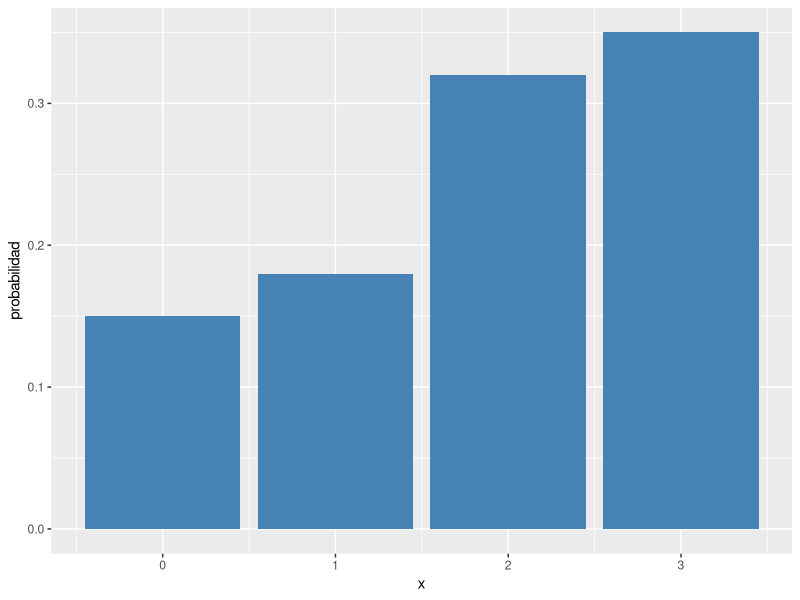
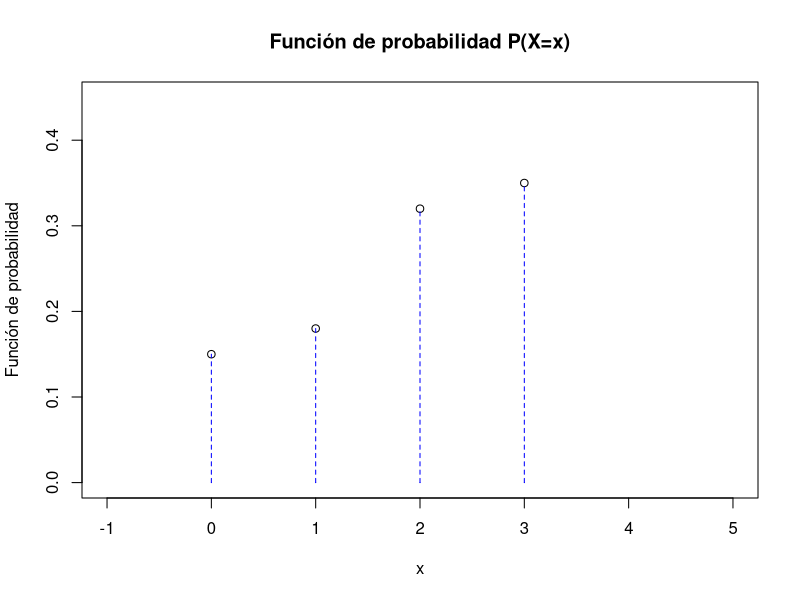
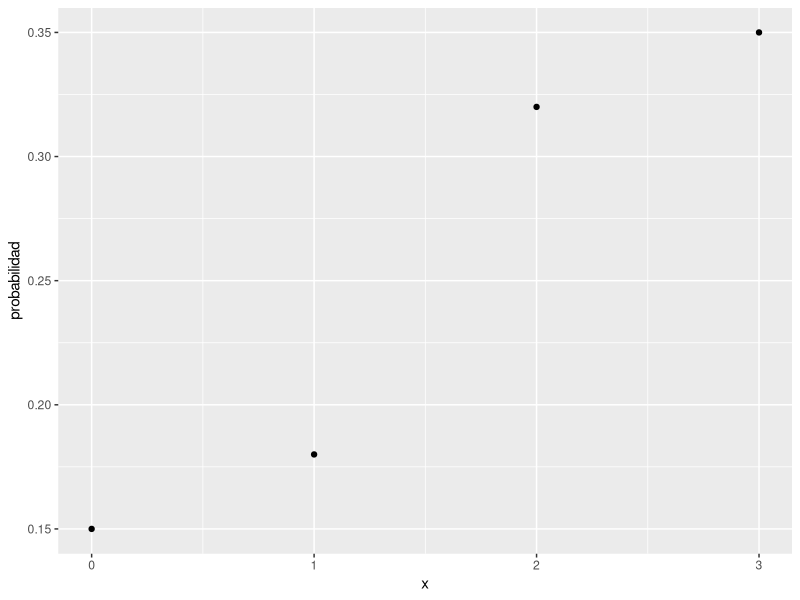
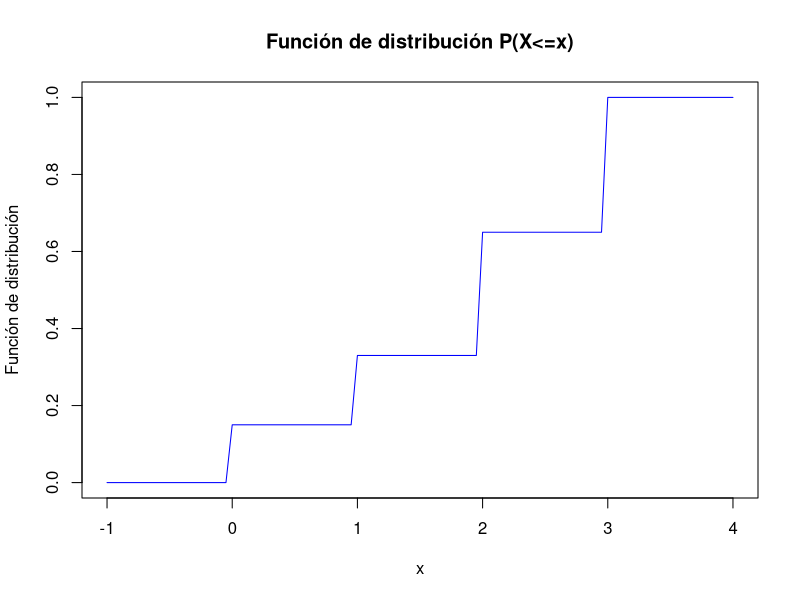

Recreate these plots in R, in order.
## ---- chunk 1
knitr::opts_chunk$set(echo = FALSE)
## ---- chunk 2
library(ggplot2)
df=data.frame(x=c(0,1,2,3),probabilidad=c(0.15,0.18,0.32,0.35))
ggplot(data=df,aes(x=x,y=probabilidad))+ geom_bar(stat="identity", fill="steelblue")
## ---- chunk 3
df=data.frame(x=c(0,1,2,3),probabilidad=c(0.15,0.18,0.32,0.35))
aux=rep(0,8)
aux[seq(2,8,2)]=df$probabilidad
plot(x=df$x,y=df$probabilidad,
  ylim=c(0,0.45),xlim=c(-1,5),xlab="x",
  ylab="Función de probabilidad",
  main="Función de probabilidad P(X=x)")
lines(x=rep(0:3,each=2),y=aux, type = "h", lty = 2,col="blue")
## ---- chunk 4
library(ggplot2)
ggplot(data=df,aes(x=x,y=probabilidad))+ geom_point()
## ---- chunk 5
FF=function(x){
  sapply(x,FUN=function(x){
    if(x<0){return(0)}
  if(x>=0 & x<1){return(0.15)}
  if(x>=1 & x<2){return(0.33)}
  if(x>=2 & x<3){return(0.65)}
  if(x>=3 ){return(1)}
  })
}
curve(FF(x),
  xlim=c(-1,4),col="blue",ylab="Función de distribución",
  main="Función de distribución P(X<=x)")
## ---- chunk 6
x=0:7
set.seed(23)
prob=sample(1:100,8)
prob=round(prob/sum(prob),2)
df=data.frame(x,prob,cumprob=cumsum(prob),xprob=x*prob,x2prob=x^2*prob,dif2=(x-mean(x)^2),dif2prob=(x-mean(x)^2)*prob,mayor=1-cumsum(prob),pc=cumsum(prob)*100,mayotpc=100-cumsum(prob)*100)

#library(xtable)
#print(xtable(df[,1:2]),type = "latex", include.rownames =FALSE )
#print(xtable(df[,1:3]),type = "latex", include.rownames =FALSE )
#print(xtable(df[,c(1:3,8:10)]),type = "latex", include.rownames =FALSE )

## ---- chunk 7
df2=data.frame(x=c(0,1,2,3),probabilidad=c(0.15,0.18,0.32,0.35))
df2$xprob=df2$x*df2$prob
df2$dif=(df2$x-sum(df2$xprob))^2
df2$difprob=(df2$x-sum(df2$xprob))^2*df2$prob
#df2
#print(xtable(df2,digits=c(0,0,2,2,4,6)),type = "latex", include.rownames =FALSE )
## ---- chunk 8
x=0:7
set.seed(23)
prob=sample(1:100,8)
prob=round(prob/sum(prob),2)
df=data.frame(x,prob)

#library(xtable)
#print(xtable(df[,1:2]),type = "latex", include.rownames =FALSE )
#print(xtable(df[,1:3]),type = "latex", include.rownames =FALSE )
#print(xtable(df[,c(1:2)]),type = "latex", include.rownames =FALSE )

## ---- chunk 9
df2=df
df2$xprob=df2$x*df2$prob
df2$dif=(df2$x-sum(df2$xprob))^2
df2$difprob=(df2$x-sum(df2$xprob))^2*df2$prob
df2$x2=df2$x^2
df2$x2prob=df2$x^2*df2$prob
#df2
#print(xtable(df2,digits=c(0,0,2,2,4,6,0,2)),type = "latex", include.rownames =FALSE )
